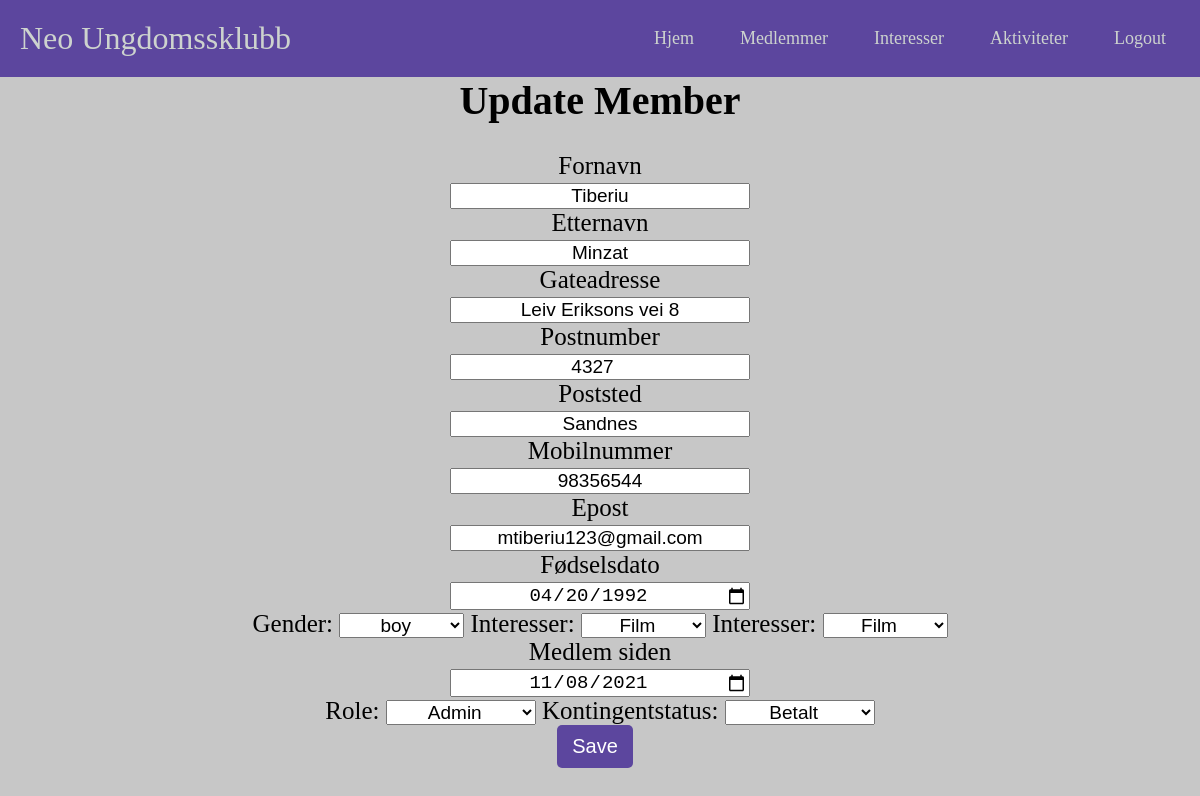
Page /medlemer/update.php?id=1 on the committed database.
### tables this page shows
CREATE TABLE `medlemer` (
  `id` int(255) NOT NULL,
  `fornavn` varchar(255) DEFAULT NULL,
  `etternavn` varchar(255) DEFAULT NULL,
  `gateadresse` varchar(255) DEFAULT NULL,
  `postnummer` int(255) DEFAULT NULL,
  `poststed` varchar(255) DEFAULT NULL,
  `mobilnummer` int(255) NOT NULL,
  `email` varchar(255) DEFAULT NULL,
  `fødselsdato` date DEFAULT NULL,
  `kjønn` varchar(255) DEFAULT NULL,
  `interesser` varchar(255) DEFAULT NULL,
  `inetresser1` varchar(255) NOT NULL,
  `msiden` varchar(255) DEFAULT NULL,
  `roles` varchar(255) DEFAULT NULL,
  `kontingentstatus` varchar(255) DEFAULT NULL
);

### medlemer/update.php (the view, shortened to what this page needs)
<?php
include_once '../db/db_conn.php';
$result = mysqli_query($conn, "SELECT * FROM medlemer WHERE id= '" . $_GET['id'] . "'");
$row = mysqli_fetch_array($result);
?>
<!DOCTYPE html>
<html lang="en">
<head>
    <link rel="stylesheet" href="../css/aktivitet.css">
</head>
<body>
<nav class="navbar">
        <div class="logo">Neo Ungdomssklubb</div>
        <ul class="nav-links">
            <div class="menu">
                <li><a href="../home/home.php">Hjem</a></li>
                <li><a href="../medlemer/medlemer.php">Medlemmer</a></li>
                <li><a href="../interesser/interesser.php">Interesser</a></li>
                <li><a href="../aktiviteter/aktiviteter.php">Aktiviteter</a></li>
                <li><a href="../db/logout.php">Logout</a></li>
            </div>
        </ul>
    </nav>
<h2 style=" text-align: center;
  color: #000000;">Update Member</h2>
<form name="frmUser" method="post" action="" style="text-align: center; font-size:25px;">
    <?php if (isset($message)) {
        echo $message;
    } ?> <br>
    <label style="color: #000000;">Fornavn</label><br>
    <input type="text" name="fornavn" style="width: 300px; font-size: 19px;"
           value="<?php echo $row['fornavn'] ?? ''; ?>"><br>
    <label style="color: #000000;">Etternavn</label><br>
    <input type="text" name="etternavn" style="width: 300px; font-size: 19px;"
           value="<?php echo $row['etternavn'] ?? ''; ?>"><br>
    <label style="color: #000000; ">Gateadresse</label><br>
    <input type="text" name="gateadresse" style="width: 300px; font-size: 19px;" placeholder="Gateadresse"
           value="<?php echo $row['gateadresse'] ?? ''; ?>"><br>
    <label style="color: #000000;">Postnumber</label><br>
    <input type="number" name="postnummer" style="width: 300px; font-size: 19px;" placeholder="Postnumber"
           value="<?php echo $row['postnummer'] ?? ''; ?>"><br>
    <label style="color: #000000;">Poststed</label><br>
    <input type="text" name="poststed" style="width: 300px; font-size: 19px;" placeholder="poststed"
           value="<?php echo $row['poststed'] ?? ''; ?>"><br>
    <label style="color: #000000;">Mobilnummer</label><br>
    <input type="tel" name="mobilnummer" style="width: 300px; font-size: 19px;" placeholder="Mobilnummer"
           value="<?php echo $row['mobilnummer'] ?? ''; ?>"><br>
    <label style="color: #000000;">Epost</label><br>
    <input type="email" name="email" style="width: 300px; font-size: 19px;" placeholder="Epost"
           value="<?php echo $row['email'] ?? ''; ?>"><br>
    <label style="color: #000000;">Fødselsdato</label><br>
    <input type="date" name="fødselsdato" style="width: 300px; font-size: 19px;" placeholder="Fødselsdato"
           value="<?php echo $row['fødselsdato'] ?? ''; ?>"><br>
    <label for="kjønn" style="color: #000000;">Gender:</label>
    <select id="kjønn" name="kjønn" style="width: 125px; font-size: 19px;">
        <option value="boy">boy</option>
    </select>
    <label for="interesser" style="color: #000000;">Interesser:</label>
    <select id="interesser" name="interesser" style="width: 125px; font-size: 19px;">
        <option value="film">Film</option>
    </select>
    <label for="inetresser1" style="color: #000000;">Interesser:</label>
    <select id="inetresser1" name="inetresser1" style="width: 125px; font-size: 19px;">
        <option value="film">Film</option>
    </select>
    <br>
    <label style="color: #000000;">Medlem siden</label><br>
    <input type="date" name="msiden" style="width: 300px; font-size: 19px;" placeholder="Medlem siden"
           value="<?php echo $row['msiden'] ?? ''; ?>"><br>
    <label for="roles" style="color: #000000;">Role:</label>
    <select id="roles" name="roles" style="width: 150px; font-size: 19px;">
        <option value="admin">Admin</option>
    </select>
    <label for="betalt" style="color: #000000;">Kontingentstatus:</label>
    <select id="kontingentstatus" name="kontingentstatus" style="width: 150px; font-size: 19px;">
        <option value="betalt">Betalt</option>
    </select><br>
    <button type="submit" name="submit" class="button_grn">Save</button>
</form>
</body>
</html>

### css/aktivitet.css (style rules this page uses)
* { margin: 0; padding: 0; box-sizing: border-box; text-align: center; }
h2 { text-align: center; color: #000000; font-size: 40px; }
body { background-color: rgb(199, 199, 199); }
a { text-decoration: none; }
li { list-style: none; }
.navbar { display: flex; align-items: center; justify-content: space-between; padding: 20px; background-color: #5c469e; color: #CDD3CE; }
.nav-links a { color: #CDD3CE; }
.logo { font-size: 32px; }
.menu { display: flex; gap: 1em; font-size: 18px; }
.menu li { padding: 5px 14px; }
.button_grn { background: #5c469e; padding: 10px 15px; color: #fff; border-radius: 5px; margin-right: 10px; border: none; font-size: 20px; }

### rows in the picture
medlemer: fornavn "Tiberiu", etternavn "Minzat", gateadresse "Leiv Eriksons vei 8", postnummer "4327", poststed "Sandnes", mobilnummer "98356544", email "mtiberiu123@gmail.com", fødselsdato "04/20/1992", msiden "11/08/2021"
